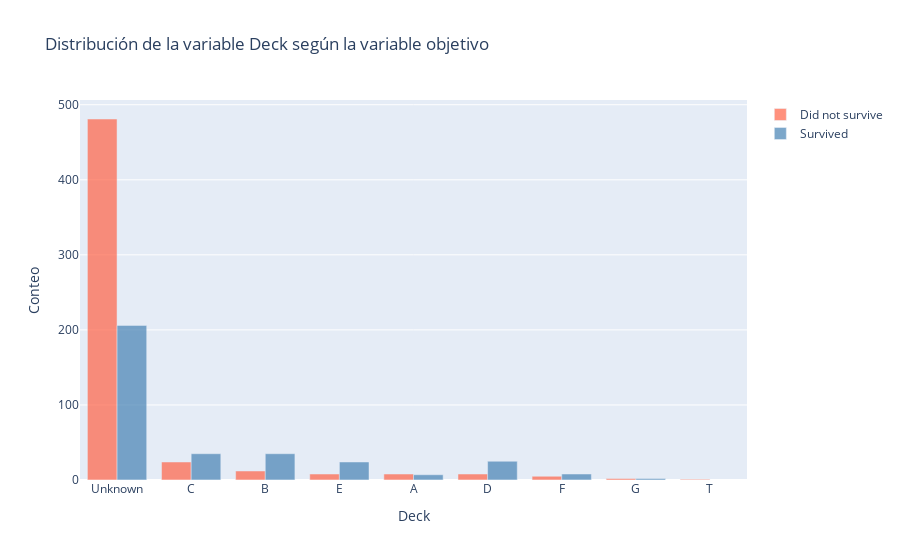

The code cell stored with this chart in its notebook:
### Code cell
fig = go.Figure()

colors = ["tomato", "steelblue"]
label = ["Did not survive", "Survived"]

for survived in range(2):

    fig.add_trace(
        go.Bar(
            x = df.loc[df["Survived"] == survived, "Deck"].value_counts().index,
            y = df.loc[df["Survived"] == survived, "Deck"].value_counts(),
            marker = dict(
                color = colors[survived]
            ),
            name = label[survived],
            opacity=0.7
        ),
    )


fig.update_layout(
    title_text = "Distribución de la variable Deck según la variable objetivo",
    xaxis_title = "Deck",
    yaxis_title = "Conteo",
)

fig.show()

### Figure 1 — Plotly figure (JSON) as saved in the notebook; plotly's stock layout.template omitted (floating-point values rounded to 4 significant figures)
{"data": [{"marker": {"color": "tomato"}, "name": "Did not survive", "opacity": 0.7, "type": "bar", "x": ["Unknown", "C", "B", "E", "A", "D", "F", "G", "T"], "y": [481, 24, 12, 8, 8, 8, 5, 2, 1]}, {"marker": {"color": "steelblue"}, "name": "Survived", "opacity": 0.7, "type": "bar", "x": ["Unknown", "C", "B", "D", "E", "F", "A", "G"], "y": [206, 35, 35, 25, 24, 8, 7, 2]}], "layout": {"title": {"text": "Distribución de la variable Deck según la variable objetivo"}, "xaxis": {"title": {"text": "Deck"}}, "yaxis": {"title": {"text": "Conteo"}}}}
